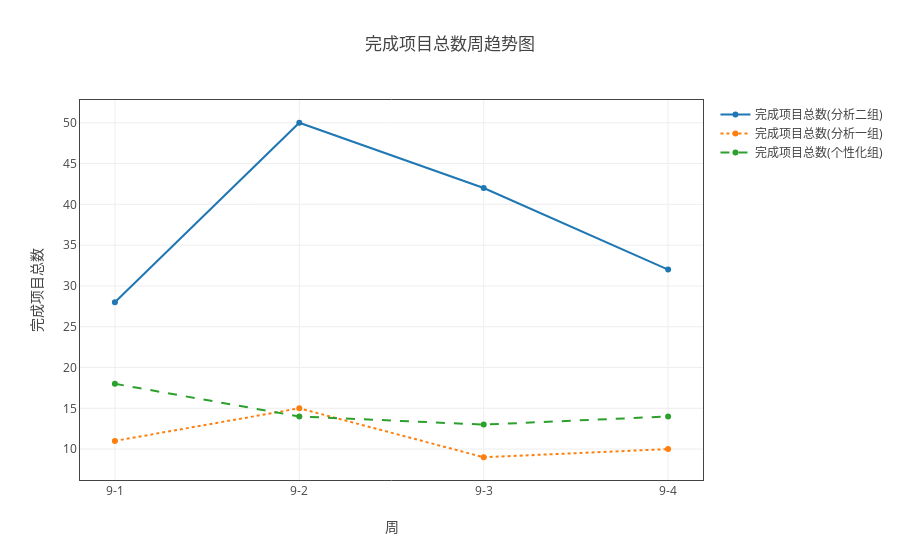
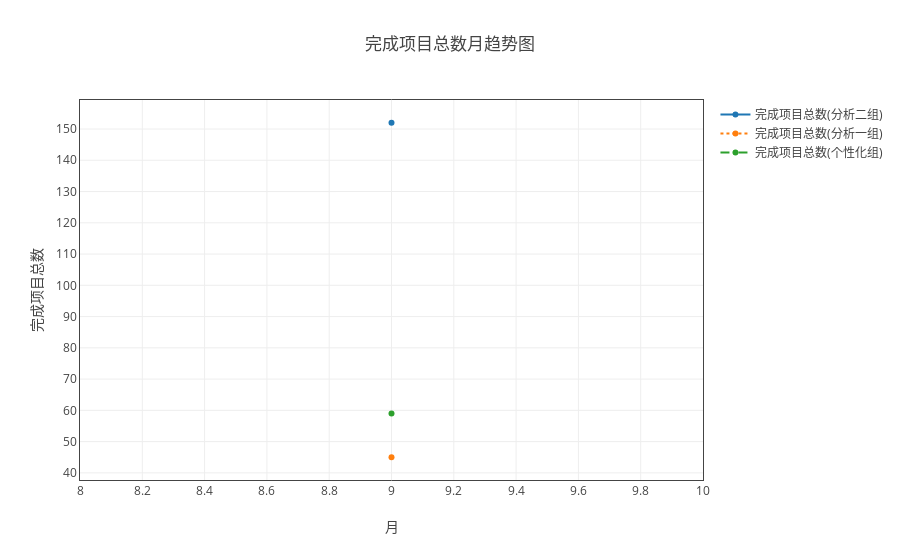

Source (notebook cell) for these figures, in order:
### Markdown cell above
### 各组总完成项目趋势图

### Code cell
ss = myModule.format(all_df1 ,"日期（格式“月-周次”）" ,['完成项目总数'])
ss.add_group('组别')
ss.df
myModule.myPlot(ss.groupby('sum')).plot('line')
ss = myModule.format(all_df1 ,"month" ,['完成项目总数'])
ss.add_group('组别')
myModule.myPlot(ss.groupby('sum')).plot('line',"月")

### Figure 1 — Plotly figure (JSON) as saved in the notebook; plotly's stock layout.template omitted (floating-point values rounded to 4 significant figures)
{"data": [{"line": {"dash": "solid"}, "name": "完成项目总数(分析二组)", "type": "scatter", "uid": "50462ab0-cc5a-11e8-8ddb-a41f72875c19", "x": ["9-1", "9-2", "9-3", "9-4"], "y": [28, 50, 42, 32]}, {"line": {"dash": "dot"}, "name": "完成项目总数(分析一组)", "type": "scatter", "uid": "50462ab1-cc5a-11e8-8ddb-a41f72875c19", "x": ["9-1", "9-2", "9-3", "9-4"], "y": [11, 15, 9, 10]}, {"line": {"dash": "dash"}, "name": "完成项目总数(个性化组)", "type": "scatter", "uid": "50462ab2-cc5a-11e8-8ddb-a41f72875c19", "x": ["9-1", "9-2", "9-3", "9-4"], "y": [18, 14, 13, 14]}], "layout": {"title": "完成项目总数周趋势图", "xaxis": {"mirror": "all", "nticks": 20, "showgrid": true, "showline": true, "title": "周", "zeroline": true}, "yaxis": {"mirror": "all", "nticks": 20, "showgrid": true, "showline": true, "title": "完成项目总数", "zeroline": true}}}

### Figure 2 — Plotly figure (JSON) as saved in the notebook; plotly's stock layout.template omitted (floating-point values rounded to 4 significant figures)
{"data": [{"line": {"dash": "solid"}, "name": "完成项目总数(分析二组)", "type": "scatter", "uid": "50462ab3-cc5a-11e8-8ddb-a41f72875c19", "x": [9], "y": [152]}, {"line": {"dash": "dot"}, "name": "完成项目总数(分析一组)", "type": "scatter", "uid": "50462ab4-cc5a-11e8-8ddb-a41f72875c19", "x": [9], "y": [45]}, {"line": {"dash": "dash"}, "name": "完成项目总数(个性化组)", "type": "scatter", "uid": "50462ab5-cc5a-11e8-8ddb-a41f72875c19", "x": [9], "y": [59]}], "layout": {"title": "完成项目总数月趋势图", "xaxis": {"mirror": "all", "nticks": 20, "showgrid": true, "showline": true, "title": "月", "zeroline": true}, "yaxis": {"mirror": "all", "nticks": 20, "showgrid": true, "showline": true, "title": "完成项目总数", "zeroline": true}}}
